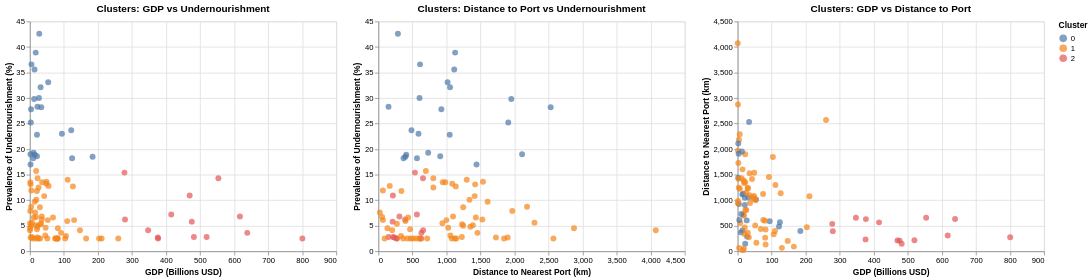

Source (notebook cell):
### Markdown cell above
## 17. K-means Clustering

### Code cell
# Utilized assistance from GitHub Copilot to setup Scalar and KMeans models, and prepare clustered data for display
# Prepare features for clustering
features = ['latest_undernourishment', 'dist_to_nearest_port_km', 'GDP_billions_USD']
X = merged_gdp_df[features].dropna()

# Scale the features
scaler = StandardScaler()
X_scaled = scaler.fit_transform(X)

# Fit K-means with 3 clusters
kmeans = KMeans(n_clusters=3, random_state=42, n_init=10)
clusters = kmeans.fit_predict(X_scaled)

# Add cluster labels to the dataframe
X_clustered = X.copy()
X_clustered['cluster'] = clusters

# Merge back to get countries
merged_gdp_df_clustered = merged_gdp_df.merge(X_clustered[['cluster']], left_index=True, right_index=True, how='left')

# Display cluster centers (inverse scaled)
cluster_centers = scaler.inverse_transform(kmeans.cluster_centers_)
centers_df = pd.DataFrame(cluster_centers, columns=features)
print("Cluster Centers:")
print(centers_df)

# Visualize clusters
chart_cluster_gdp_und = alt.Chart(merged_gdp_df_clustered.dropna(subset=['cluster'])).mark_circle(size=60).encode(
    x=alt.X('GDP_billions_USD:Q', title='GDP (Billions USD)'),
    y=alt.Y('latest_undernourishment:Q', title='Prevalence of Undernourishment (%)'),
    color=alt.Color('cluster:N', title='Cluster'),
    tooltip=['Country', 'GDP_billions_USD', 'latest_undernourishment', 'cluster']
).properties(
    width=400,
    height=300,
    title='Clusters: GDP vs Undernourishment'
)

chart_cluster_gdp_dist = alt.Chart(merged_gdp_df_clustered.dropna(subset=['cluster'])).mark_circle(size=60).encode(
    x=alt.X('GDP_billions_USD:Q', title='GDP (Billions USD)'),
    y=alt.Y('dist_to_nearest_port_km:Q', title='Distance to Nearest Port (km)'),
    color=alt.Color('cluster:N', title='Cluster'),
    tooltip=['Country', 'GDP_billions_USD', 'dist_to_nearest_port_km', 'cluster']
).properties(
    width=400,
    height=300,
    title='Clusters: GDP vs Distance to Port'
)

chart_cluster_dist_und = alt.Chart(merged_gdp_df_clustered.dropna(subset=['cluster'])).mark_circle(size=60).encode(
    x=alt.X('dist_to_nearest_port_km:Q', title='Distance to Nearest Port (km)'),
    y=alt.Y('latest_undernourishment:Q', title='Prevalence of Undernourishment (%)'),
    color=alt.Color('cluster:N', title='Cluster'),
    tooltip=['Country', 'GDP_billions_USD', 'latest_undernourishment', 'cluster']
).properties(
    width=400,
    height=300,
    title='Clusters: Distance to Port vs Undernourishment'
)

chart_cluster_gdp_und | chart_cluster_dist_und | chart_cluster_gdp_dist

### Figure 1 — Vega-Lite specification as saved in the notebook (floating-point values rounded to 4 significant figures)
{"config": {"view": {"continuousWidth": 300, "continuousHeight": 300}}, "hconcat": [{"data": {"name": "data-36458ff1a7935bfaedeb872354690fb6"}, "mark": {"type": "circle", "size": 60}, "encoding": {"color": {"field": "cluster", "title": "Cluster", "type": "nominal"}, "tooltip": [{"field": "Country", "type": "nominal"}, {"field": "GDP_billions_USD", "type": "quantitative"}, {"field": "latest_undernourishment", "type": "quantitative"}, {"field": "cluster", "type": "quantitative"}], "x": {"field": "GDP_billions_USD", "title": "GDP (Billions USD)", "type": "quantitative"}, "y": {"field": "latest_undernourishment", "title": "Prevalence of Undernourishment (%)", "type": "quantitative"}}, "height": 300, "title": "Clusters: GDP vs Undernourishment", "width": 400}, {"data": {"name": "data-36458ff1a7935bfaedeb872354690fb6"}, "mark": {"type": "circle", "size": 60}, "encoding": {"color": {"field": "cluster", "title": "Cluster", "type": "nominal"}, "tooltip": [{"field": "Country", "type": "nominal"}, {"field": "GDP_billions_USD", "type": "quantitative"}, {"field": "latest_undernourishment", "type": "quantitative"}, {"field": "cluster", "type": "quantitative"}], "x": {"field": "dist_to_nearest_port_km", "title": "Distance to Nearest Port (km)", "type": "quantitative"}, "y": {"field": "latest_undernourishment", "title": "Prevalence of Undernourishment (%)", "type": "quantitative"}}, "height": 300, "title": "Clusters: Distance to Port vs Undernourishment", "width": 400}, {"data": {"name": "data-36458ff1a7935bfaedeb872354690fb6"}, "mark": {"type": "circle", "size": 60}, "encoding": {"color": {"field": "cluster", "title": "Cluster", "type": "nominal"}, "tooltip": [{"field": "Country", "type": "nominal"}, {"field": "GDP_billions_USD", "type": "quantitative"}, {"field": "dist_to_nearest_port_km", "type": "quantitative"}, {"field": "cluster", "type": "quantitative"}], "x": {"field": "GDP_billions_USD", "title": "GDP (Billions USD)", "type": "quantitative"}, "y": {"field": "dist_to_nearest_port_km", "title": "Distance to Nearest Port (km)", "type": "quantitative"}}, "height": 300, "title": "Clusters: GDP vs Distance to Port", "width": 400}], "$schema": "https://vega.github.io/schema/vega-lite/v5.20.1.json", "datasets": {"data-36458ff1a7935bfaedeb872354690fb6": [{"Country": "Zimbabwe", "latest_undernourishment": 30.0, "country": "ZW", "latitude": -19.02, "longitude": 29.15, "name": "Zimbabwe", "dist_to_nearest_port_km": 604.0, "GDP_billions_USD": 26.67, "cluster": 0.0}, {"Country": "Zambia", "latest_undernourishment": 32.1, "country": "ZM", "latitude": -13.13, "longitude": 27.85, "name": "Zambia", "dist_to_nearest_port_km": 1052.0, "GDP_billions_USD": 31.47, "cluster": 0.0}, {"Country": "Vanuatu", "latest_undernourishment": 7.9, "country": "VU", "latitude": -15.38, "longitude": 167.0, "name": "Vanuatu", "dist_to_nearest_port_km": 1967.0, "GDP_billions_USD": 1.137, "cluster": 1.0}, {"Country": "Uzbekistan", "latest_undernourishment": 2.5, "country": "UZ", "latitude": 41.38, "longitude": 64.59, "name": "Uzbekistan", "dist_to_nearest_port_km": 1845.0, "GDP_billions_USD": 103.5, "cluster": 1.0}, {"Country": "Uruguay", "latest_undernourishment": 2.5, "country": "UY", "latitude": -32.52, "longitude": -55.77, "name": "Uruguay", "dist_to_nearest_port_km": 266.4, "GDP_billions_USD": 80.81, "cluster": 1.0}, {"Country": "United Arab Emirates", "latest_undernourishment": 2.8, "country": "AE", "latitude": 23.42, "longitude": 53.85, "name": "United Arab Emirates", "dist_to_nearest_port_km": 214.7, "GDP_billions_USD": 519.2, "cluster": 2.0}, {"Country": "Uganda", "latest_undernourishment": 33.1, "country": "UG", "latitude": 1.373, "longitude": 32.29, "name": "Uganda", "dist_to_nearest_port_km": 1016.0, "GDP_billions_USD": 53.79, "cluster": 0.0}, {"Country": "Turkmenistan", "latest_undernourishment": 3.6, "country": "TM", "latitude": 38.97, "longitude": 59.56, "name": "Turkmenistan", "dist_to_nearest_port_km": 1454.0, "GDP_billions_USD": 91.8, "cluster": 1.0}, {"Country": "Tunisia", "latest_undernourishment": 2.5, "country": "TN", "latitude": 33.89, "longitude": 9.537, "name": "Tunisia", "dist_to_nearest_port_km": 506.5, "GDP_billions_USD": 51.53, "cluster": 1.0}, {"Country": "Trinidad and Tobago", "latest_undernourishment": 8.6, "country": "TT", "latitude": 10.69, "longitude": -61.22, "name": "Trinidad and Tobago", "dist_to_nearest_port_km": 1245.0, "GDP_billions_USD": 29.49, "cluster": 1.0}, {"Country": "Togo", "latest_undernourishment": 18.2, "country": "TG", "latitude": 8.62, "longitude": 0.8248, "name": "Togo", "dist_to_nearest_port_km": 369.3, "GDP_billions_USD": 9.651, "cluster": 0.0}, {"Country": "Timor-Leste", "latest_undernourishment": 17.0, "country": "TL", "latitude": -8.874, "longitude": 125.7, "name": "Timor-Leste", "dist_to_nearest_port_km": 1441.0, "GDP_billions_USD": 2.002, "cluster": 0.0}, {"Country": "Thailand", "latest_undernourishment": 6.8, "country": "TH", "latitude": 15.87, "longitude": 101.0, "name": "Thailand", "dist_to_nearest_port_km": 308.8, "GDP_billions_USD": 617.0, "cluster": 2.0}, {"Country": "Tanzania", "latest_undernourishment": 23.0, "country": "TZ", "latitude": -6.369, "longitude": 34.89, "name": "Tanzania", "dist_to_nearest_port_km": 588.9, "GDP_billions_USD": 94.18, "cluster": 0.0}, {"Country": "Tajikistan", "latest_undernourishment": 9.7, "country": "TJ", "latitude": 38.86, "longitude": 71.28, "name": "Tajikistan", "dist_to_nearest_port_km": 1604.0, "GDP_billions_USD": 14.24, "cluster": 1.0}, {"Country": "Suriname", "latest_undernourishment": 8.7, "country": "SR", "latitude": 3.919, "longitude": -56.03, "name": "Suriname", "dist_to_nearest_port_km": 2183.0, "GDP_billions_USD": 3.78, "cluster": 1.0}, {"Country": "Sudan", "latest_undernourishment": 10.8, "country": "SD", "latitude": 12.86, "longitude": 30.22, "name": "Sudan", "dist_to_nearest_port_km": 1414.0, "GDP_billions_USD": 42.14, "cluster": 1.0}, {"Country": "South Africa", "latest_undernourishment": 7.2, "country": "ZA", "latitude": -30.56, "longitude": 22.94, "name": "South Africa", "dist_to_nearest_port_km": 565.7, "GDP_billions_USD": 415.3, "cluster": 2.0}, {"Country": "Solomon Islands", "latest_undernourishment": 19.0, "country": "SB", "latitude": -9.646, "longitude": 160.2, "name": "Solomon Islands", "dist_to_nearest_port_km": 2110.0, "GDP_billions_USD": 1.801, "cluster": 0.0}, {"Country": "Sierra Leone", "latest_undernourishment": 27.8, "country": "SL", "latitude": 8.461, "longitude": -11.78, "name": "Sierra Leone", "dist_to_nearest_port_km": 924.7, "GDP_billions_USD": 3.607, "cluster": 0.0}, {"Country": "Seychelles", "latest_undernourishment": 2.7, "country": "SC", "latitude": -4.68, "longitude": 55.49, "name": "Seychelles", "dist_to_nearest_port_km": 1727.0, "GDP_billions_USD": 2.082, "cluster": 1.0}, {"Country": "Serbia", "latest_undernourishment": 2.5, "country": "RS", "latitude": 44.02, "longitude": 21.01, "name": "Serbia", "dist_to_nearest_port_km": 599.5, "GDP_billions_USD": 80.54, "cluster": 1.0}, {"Country": "Senegal", "latest_undernourishment": 6.2, "country": "SN", "latitude": 14.5, "longitude": -14.45, "name": "Senegal", "dist_to_nearest_port_km": 1526.0, "GDP_billions_USD": 35.01, "cluster": 1.0}, {"Country": "Samoa", "latest_undernourishment": 4.5, "country": "WS", "latitude": -13.76, "longitude": -172.1, "name": "Samoa", "dist_to_nearest_port_km": 2872.0, "GDP_billions_USD": 0.938, "cluster": 1.0}, {"Country": "Rwanda", "latest_undernourishment": 35.6, "country": "RW", "latitude": -1.94, "longitude": 29.87, "name": "Rwanda", "dist_to_nearest_port_km": 1113.0, "GDP_billions_USD": 13.63, "cluster": 0.0}, {"Country": "Romania", "latest_undernourishment": 2.5, "country": "RO", "latitude": 45.94, "longitude": 24.97, "name": "Romania", "dist_to_nearest_port_km": 629.6, "GDP_billions_USD": 376.7, "cluster": 2.0}, {"Country": "Poland", "latest_undernourishment": 2.5, "country": "PL", "latitude": 51.92, "longitude": 19.15, "name": "Poland", "dist_to_nearest_port_km": 272.8, "GDP_billions_USD": 800.5, "cluster": 2.0}, {"Country": "Philippines", "latest_undernourishment": 5.8, "country": "PH", "latitude": 12.88, "longitude": 121.8, "name": "Philippines", "dist_to_nearest_port_km": 208.6, "GDP_billions_USD": 475.6, "cluster": 2.0}, {"Country": "Peru", "latest_undernourishment": 6.2, "country": "PE", "latitude": -9.19, "longitude": -75.02, "name": "Peru", "dist_to_nearest_port_km": 393.5, "GDP_billions_USD": 279.5, "cluster": 2.0}, {"Country": "Paraguay", "latest_undernourishment": 3.1, "country": "PY", "latitude": -23.44, "longitude": -58.44, "name": "Paraguay", "dist_to_nearest_port_km": 1058.0, "GDP_billions_USD": 45.28, "cluster": 1.0}, {"Country": "Papua New Guinea", "latest_undernourishment": 28.2, "country": "PG", "latitude": -6.315, "longitude": 144.0, "name": "Papua New Guinea", "dist_to_nearest_port_km": 2530.0, "GDP_billions_USD": 33.54, "cluster": 0.0}, {"Country": "Panama", "latest_undernourishment": 4.5, "country": "PA", "latitude": 8.538, "longitude": -80.78, "name": "Panama", "dist_to_nearest_port_km": 132.8, "GDP_billions_USD": 82.14, "cluster": 1.0}, {"Country": "Oman", "latest_undernourishment": 5.9, "country": "OM", "latitude": 21.51, "longitude": 55.92, "name": "Oman", "dist_to_nearest_port_km": 397.4, "GDP_billions_USD": 109.7, "cluster": 1.0}, {"Country": "Nigeria", "latest_undernourishment": 14.3, "country": "NG", "latitude": 9.082, "longitude": 8.675, "name": "Nigeria", "dist_to_nearest_port_km": 654.8, "GDP_billions_USD": 553.7, "cluster": 2.0}, {"Country": "Niger", "latest_undernourishment": 10.1, "country": "NE", "latitude": 17.61, "longitude": 8.082, "name": "Niger", "dist_to_nearest_port_km": 1338.0, "GDP_billions_USD": 19.0, "cluster": 1.0}, {"Country": "Nicaragua", "latest_undernourishment": 15.7, "country": "NI", "latitude": 12.87, "longitude": -85.21, "name": "Nicaragua", "dist_to_nearest_port_km": 697.3, "GDP_billions_USD": 18.38, "cluster": 1.0}, {"Country": "Nepal", "latest_undernourishment": 4.6, "country": "NP", "latitude": 28.39, "longitude": 84.12, "name": "Nepal", "dist_to_nearest_port_km": 1026.0, "GDP_billions_USD": 46.21, "cluster": 1.0}, {"Country": "Namibia", "latest_undernourishment": 18.9, "country": null, "latitude": -22.96, "longitude": 18.49, "name": "Namibia", "dist_to_nearest_port_km": 408.7, "GDP_billions_USD": 14.29, "cluster": 0.0}, {"Country": "Mozambique", "latest_undernourishment": 28.3, "country": "MZ", "latitude": -18.67, "longitude": 35.53, "name": "Mozambique", "dist_to_nearest_port_km": 148.8, "GDP_billions_USD": 22.23, "cluster": 0.0}, {"Country": "Morocco", "latest_undernourishment": 4.1, "country": "MA", "latitude": 31.79, "longitude": -7.093, "name": "Morocco", "dist_to_nearest_port_km": 203.0, "GDP_billions_USD": 147.1, "cluster": 1.0}, {"Country": "Montenegro", "latest_undernourishment": 2.5, "country": "ME", "latitude": 42.71, "longitude": 19.37, "name": "Montenegro", "dist_to_nearest_port_km": 554.0, "GDP_billions_USD": 7.571, "cluster": 1.0}, {"Country": "Mongolia", "latest_undernourishment": 5.1, "country": "MN", "latitude": 46.86, "longitude": 103.8, "name": "Mongolia", "dist_to_nearest_port_km": 1387.0, "GDP_billions_USD": 17.73, "cluster": 1.0}, {"Country": "Moldova", "latest_undernourishment": 2.5, "country": "MD", "latitude": 47.41, "longitude": 28.37, "name": "Moldova", "dist_to_nearest_port_km": 716.3, "GDP_billions_USD": 16.98, "cluster": 1.0}, {"Country": "Mauritius", "latest_undernourishment": 7.6, "country": "MU", "latitude": -20.35, "longitude": 57.55, "name": "Mauritius", "dist_to_nearest_port_km": 21.43, "GDP_billions_USD": 15.48, "cluster": 1.0}, {"Country": "Mauritania", "latest_undernourishment": 6.6, "country": "MR", "latitude": 21.01, "longitude": -10.94, "name": "Mauritania", "dist_to_nearest_port_km": 1431.0, "GDP_billions_USD": 11.39, "cluster": 1.0}, {"Country": "Mali", "latest_undernourishment": 4.8, "country": "ML", "latitude": 17.57, "longitude": -3.996, "name": "Mali", "dist_to_nearest_port_km": 1351.0, "GDP_billions_USD": 22.27, "cluster": 1.0}, {"Country": "Malaysia", "latest_undernourishment": 2.8, "country": "MY", "latitude": 4.21, "longitude": 102.0, "name": "Malaysia", "dist_to_nearest_port_km": 148.4, "GDP_billions_USD": 481.8, "cluster": 2.0}, {"Country": "Malawi", "latest_undernourishment": 19.3, "country": "MW", "latitude": -13.25, "longitude": 34.3, "name": "Malawi", "dist_to_nearest_port_km": 731.1, "GDP_billions_USD": 10.89, "cluster": 0.0}, {"Country": "Madagascar", "latest_undernourishment": 38.9, "country": "MG", "latitude": -18.77, "longitude": 46.87, "name": "Madagascar", "dist_to_nearest_port_km": 1127.0, "GDP_billions_USD": 17.14, "cluster": 0.0}, {"Country": "Libya", "latest_undernourishment": 13.2, "country": "LY", "latitude": 26.34, "longitude": 17.23, "name": "Libya", "dist_to_nearest_port_km": 1085.0, "GDP_billions_USD": 48.31, "cluster": 1.0}, {"Country": "Liberia", "latest_undernourishment": 36.6, "country": "LR", "latitude": 6.428, "longitude": -9.429, "name": "Liberia", "dist_to_nearest_port_km": 611.8, "GDP_billions_USD": 4.72, "cluster": 0.0}, {"Country": "Kuwait", "latest_undernourishment": 2.5, "country": "KW", "latitude": 29.31, "longitude": 47.48, "name": "Kuwait", "dist_to_nearest_port_km": 91.15, "GDP_billions_USD": 165.2, "cluster": 1.0}, {"Country": "Kiribati", "latest_undernourishment": 4.1, "country": "KI", "latitude": -3.37, "longitude": -168.7, "name": "Kiribati", "dist_to_nearest_port_km": 4074.0, "GDP_billions_USD": 0.263, "cluster": 1.0}, {"Country": "Kenya", "latest_undernourishment": 23.7, "country": "KE", "latitude": -0.02356, "longitude": 37.91, "name": "Kenya", "dist_to_nearest_port_km": 485.8, "GDP_billions_USD": 121.5, "cluster": 0.0}, {"Country": "Kazakhstan", "latest_undernourishment": 2.5, "country": "KZ", "latitude": 48.02, "longitude": 66.92, "name": "Kazakhstan", "dist_to_nearest_port_km": 2570.0, "GDP_billions_USD": 259.7, "cluster": 1.0}, {"Country": "Jordan", "latest_undernourishment": 12.8, "country": "JO", "latitude": 30.59, "longitude": 36.24, "name": "Jordan", "dist_to_nearest_port_km": 166.6, "GDP_billions_USD": 55.01, "cluster": 1.0}, {"Country": "Jamaica", "latest_undernourishment": 6.7, "country": "JM", "latitude": 18.11, "longitude": -77.3, "name": "Jamaica", "dist_to_nearest_port_km": 55.5, "GDP_billions_USD": 18.11, "cluster": 1.0}, {"Country": "Iraq", "latest_undernourishment": 15.4, "country": "IQ", "latitude": 33.22, "longitude": 43.68, "name": "Iraq", "dist_to_nearest_port_km": 536.5, "GDP_billions_USD": 277.8, "cluster": 2.0}, {"Country": "Hungary", "latest_undernourishment": 2.5, "country": "HU", "latitude": 47.16, "longitude": 19.5, "name": "Hungary", "dist_to_nearest_port_km": 471.2, "GDP_billions_USD": 203.3, "cluster": 1.0}, {"Country": "Honduras", "latest_undernourishment": 13.5, "country": "HN", "latitude": 15.2, "longitude": -86.24, "name": "Honduras", "dist_to_nearest_port_km": 944.9, "GDP_billions_USD": 36.35, "cluster": 1.0}, {"Country": "Haiti", "latest_undernourishment": 42.6, "country": "HT", "latitude": 18.97, "longitude": -72.29, "name": "Haiti", "dist_to_nearest_port_km": 286.6, "GDP_billions_USD": 27.62, "cluster": 0.0}, {"Country": "Guyana", "latest_undernourishment": 2.7, "country": "GY", "latitude": 4.86, "longitude": -58.93, "name": "Guyana", "dist_to_nearest_port_km": 1898.0, "GDP_billions_USD": 22.01, "cluster": 1.0}, {"Country": "Guinea-Bissau", "latest_undernourishment": 13.1, "country": "GW", "latitude": 11.8, "longitude": -15.18, "name": "Guinea-Bissau", "dist_to_nearest_port_km": 1421.0, "GDP_billions_USD": 2.023, "cluster": 1.0}, {"Country": "Guinea", "latest_undernourishment": 12.5, "country": "GN", "latitude": 9.946, "longitude": -9.697, "name": "Guinea", "dist_to_nearest_port_km": 806.8, "GDP_billions_USD": 25.43, "cluster": 1.0}, {"Country": "Guatemala", "latest_undernourishment": 14.0, "country": "GT", "latitude": 15.78, "longitude": -90.23, "name": "Guatemala", "dist_to_nearest_port_km": 1298.0, "GDP_billions_USD": 111.0, "cluster": 1.0}, {"Country": "Ghana", "latest_undernourishment": 6.6, "country": "GH", "latitude": 7.947, "longitude": -1.023, "name": "Ghana", "dist_to_nearest_port_km": 436.8, "GDP_billions_USD": 67.9, "cluster": 1.0}, {"Country": "Georgia", "latest_undernourishment": 5.3, "country": "GE", "latitude": 42.32, "longitude": 43.36, "name": "Georgia", "dist_to_nearest_port_km": 1229.0, "GDP_billions_USD": 29.95, "cluster": 1.0}, {"Country": "Gabon", "latest_undernourishment": 18.6, "country": "GA", "latitude": -0.8037, "longitude": 11.61, "name": "Gabon", "dist_to_nearest_port_km": 907.9, "GDP_billions_USD": 20.86, "cluster": 0.0}, {"Country": "Fiji", "latest_undernourishment": 5.6, "country": "FJ", "latitude": -16.58, "longitude": 179.4, "name": "Fiji", "dist_to_nearest_port_km": 2292.0, "GDP_billions_USD": 6.106, "cluster": 1.0}, {"Country": "Ethiopia", "latest_undernourishment": 18.5, "country": "ET", "latitude": 9.145, "longitude": 40.49, "name": "Ethiopia", "dist_to_nearest_port_km": 397.0, "GDP_billions_USD": 184.2, "cluster": 0.0}, {"Country": "El Salvador", "latest_undernourishment": 6.8, "country": "SV", "latitude": 13.79, "longitude": -88.9, "name": "El Salvador", "dist_to_nearest_port_km": 1097.0, "GDP_billions_USD": 35.06, "cluster": 1.0}, {"Country": "Ecuador", "latest_undernourishment": 12.7, "country": "EC", "latitude": -1.831, "longitude": -78.18, "name": "Ecuador", "dist_to_nearest_port_km": 1137.0, "GDP_billions_USD": 126.4, "cluster": 1.0}, {"Country": "Dominican Republic", "latest_undernourishment": 6.1, "country": "DO", "latitude": 18.74, "longitude": -70.16, "name": "Dominican Republic", "dist_to_nearest_port_km": 66.2, "GDP_billions_USD": 129.9, "cluster": 1.0}, {"Country": "Dominica", "latest_undernourishment": 5.5, "country": "DM", "latitude": 15.41, "longitude": -61.37, "name": "Dominica", "dist_to_nearest_port_km": 940.4, "GDP_billions_USD": 0.73, "cluster": 1.0}, {"Country": "Djibouti", "latest_undernourishment": 11.9, "country": "DJ", "latitude": 11.83, "longitude": 42.59, "name": "Djibouti", "dist_to_nearest_port_km": 65.91, "GDP_billions_USD": 4.283, "cluster": 1.0}, {"Country": "Costa Rica", "latest_undernourishment": 2.5, "country": "CR", "latitude": 9.749, "longitude": -83.75, "name": "Costa Rica", "dist_to_nearest_port_km": 425.1, "GDP_billions_USD": 81.94, "cluster": 1.0}, {"Country": "Comoros", "latest_undernourishment": 13.5, "country": "KM", "latitude": -11.88, "longitude": 43.87, "name": "Comoros", "dist_to_nearest_port_km": 982.2, "GDP_billions_USD": 1.406, "cluster": 1.0}, {"Country": "Colombia", "latest_undernourishment": 4.1, "country": "CO", "latitude": 4.571, "longitude": -74.3, "name": "Colombia", "dist_to_nearest_port_km": 656.8, "GDP_billions_USD": 347.4, "cluster": 2.0}, {"Country": "Chile", "latest_undernourishment": 2.7, "country": "CL", "latitude": -35.68, "longitude": -71.54, "name": "Chile", "dist_to_nearest_port_km": 232.2, "GDP_billions_USD": 375.7, "cluster": 2.0}, {"Country": "Chad", "latest_undernourishment": 29.8, "country": "TD", "latitude": 15.45, "longitude": 18.73, "name": "Chad", "dist_to_nearest_port_km": 1952.0, "GDP_billions_USD": 12.58, "cluster": 0.0}, {"Country": "Central African Republic", "latest_undernourishment": 25.2, "country": "CF", "latitude": 6.611, "longitude": 20.94, "name": "Central African Republic", "dist_to_nearest_port_km": 1908.0, "GDP_billions_USD": 2.909, "cluster": 0.0}, {"Country": "Cameroon", "latest_undernourishment": 6.1, "country": "CM", "latitude": 7.37, "longitude": 12.35, "name": "Cameroon", "dist_to_nearest_port_km": 999.2, "GDP_billions_USD": 52.6, "cluster": 1.0}, {"Country": "Cambodia", "latest_undernourishment": 5.4, "country": "KH", "latitude": 12.57, "longitude": 105.0, "name": "Cambodia", "dist_to_nearest_port_km": 271.9, "GDP_billions_USD": 32.93, "cluster": 1.0}, {"Country": "Burkina Faso", "latest_undernourishment": 14.3, "country": "BF", "latitude": 12.24, "longitude": -1.562, "name": "Burkina Faso", "dist_to_nearest_port_km": 806.9, "GDP_billions_USD": 22.64, "cluster": 1.0}, {"Country": "Bulgaria", "latest_undernourishment": 3.0, "country": "BG", "latitude": 42.73, "longitude": 25.49, "name": "Bulgaria", "dist_to_nearest_port_km": 331.1, "GDP_billions_USD": 105.9, "cluster": 1.0}, {"Country": "Botswana", "latest_undernourishment": 22.8, "country": "BW", "latitude": -22.33, "longitude": 24.68, "name": "Botswana", "dist_to_nearest_port_km": 1047.0, "GDP_billions_USD": 20.91, "cluster": 0.0}, {"Country": "Bosnia and Herzegovina", "latest_undernourishment": 2.5, "country": "BA", "latitude": 43.92, "longitude": 17.68, "name": "Bosnia and Herzegovina", "dist_to_nearest_port_km": 363.9, "GDP_billions_USD": 29.95, "cluster": 1.0}, {"Country": "Bolivia", "latest_undernourishment": 13.6, "country": "BO", "latitude": -16.29, "longitude": -63.59, "name": "Bolivia", "dist_to_nearest_port_km": 1536.0, "GDP_billions_USD": 48.71, "cluster": 1.0}, {"Country": "Benin", "latest_undernourishment": 11.8, "country": "BJ", "latitude": 9.308, "longitude": 2.316, "name": "Benin", "dist_to_nearest_port_km": 337.3, "GDP_billions_USD": 20.64, "cluster": 1.0}, {"Country": "Belize", "latest_undernourishment": 5.0, "country": "BZ", "latitude": 17.19, "longitude": -88.5, "name": "Belize", "dist_to_nearest_port_km": 1245.0, "GDP_billions_USD": 3.306, "cluster": 1.0}, {"Country": "Belarus", "latest_undernourishment": 2.5, "country": "BY", "latitude": 53.71, "longitude": 27.95, "name": "Belarus", "dist_to_nearest_port_km": 613.6, "GDP_billions_USD": 75.26, "cluster": 1.0}, {"Country": "Barbados", "latest_undernourishment": 2.8, "country": "BB", "latitude": 13.19, "longitude": -59.54, "name": "Barbados", "dist_to_nearest_port_km": 1225.0, "GDP_billions_USD": 6.517, "cluster": 1.0}, {"Country": "Bangladesh", "latest_undernourishment": 10.9, "country": "BD", "latitude": 23.68, "longitude": 90.36, "name": "Bangladesh", "dist_to_nearest_port_km": 212.9, "GDP_billions_USD": 469.3, "cluster": 2.0}, {"Country": "Azerbaijan", "latest_undernourishment": 2.5, "country": "AZ", "latitude": 40.14, "longitude": 47.58, "name": "Azerbaijan", "dist_to_nearest_port_km": 1122.0, "GDP_billions_USD": 74.68, "cluster": 1.0}, {"Country": "Armenia", "latest_undernourishment": 2.5, "country": "AM", "latitude": 40.07, "longitude": 45.04, "name": "Armenia", "dist_to_nearest_port_km": 1144.0, "GDP_billions_USD": 25.12, "cluster": 1.0}, {"Country": "Argentina", "latest_undernourishment": 3.6, "country": "AR", "latitude": -38.42, "longitude": -63.62, "name": "Argentina", "dist_to_nearest_port_km": 631.4, "GDP_billions_USD": 638.6, "cluster": 2.0}, {"Country": "Angola", "latest_undernourishment": 18.2, "country": "AO", "latitude": -11.2, "longitude": 17.87, "name": "Angola", "dist_to_nearest_port_km": 566.5, "GDP_billions_USD": 124.1, "cluster": 0.0}, {"Country": "Algeria", "latest_undernourishment": 2.5, "country": "DZ", "latitude": 28.03, "longitude": 1.66, "name": "Algeria", "dist_to_nearest_port_km": 1077.0, "GDP_billions_USD": 210.9, "cluster": 1.0}, {"Country": "Albania", "latest_undernourishment": 4.3, "country": "AL", "latitude": 41.15, "longitude": 20.17, "name": "Albania", "dist_to_nearest_port_km": 465.2, "GDP_billions_USD": 20.85, "cluster": 1.0}]}}
